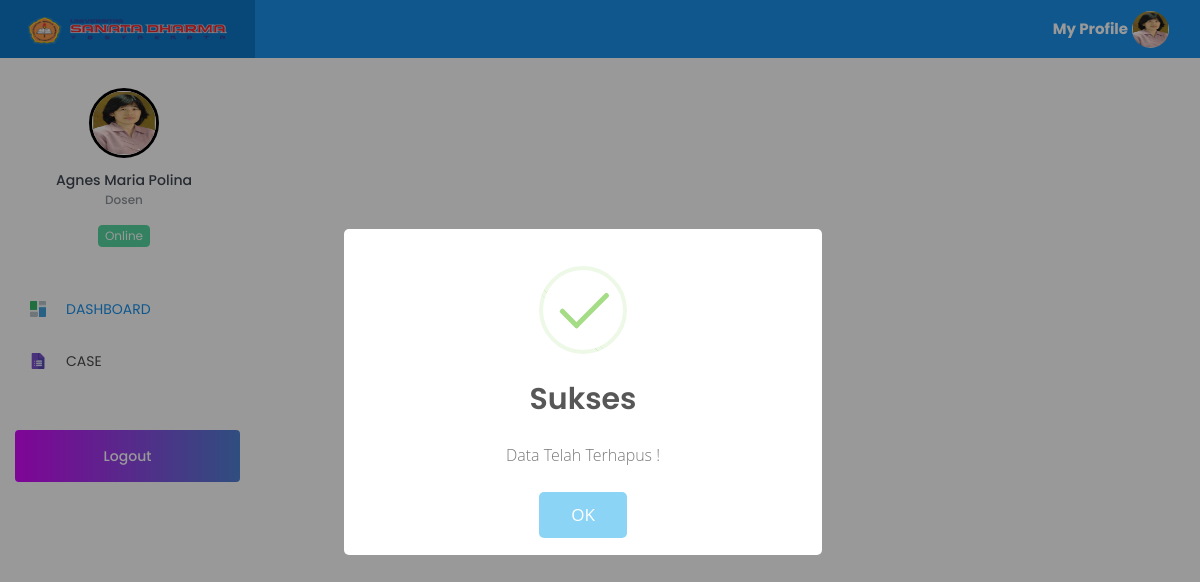
The app's page /learning/dosen/index.php?page=case&act=casedel&id=1 (signed in) with its own data.
### tables this page shows
CREATE TABLE `users` (
  `id` int(11) NOT NULL,
  `username` varchar(100) NOT NULL,
  `password` varchar(128) NOT NULL,
  `nik` varchar(11) NOT NULL,
  `nama` varchar(100) NOT NULL,
  `email` varchar(100) NOT NULL,
  `image` varchar(200) NOT NULL,
  `level` int(11) NOT NULL
);

### learning/dosen/index.php (the view, shortened to what this page needs)
<?php
include '../config/db.php';
if (@$_SESSION['Dosen']) {
?>
<?php
if (@$_SESSION['Dosen']) {
$sesi = @$_SESSION['Dosen'];
}
$sql = mysqli_query($con,"SELECT * FROM users WHERE id = '$sesi'") or die(mysqli_error($con));
$data = mysqli_fetch_array($sql);
?>
<!DOCTYPE html>
<html lang="en">
<head>
	<link rel="stylesheet" href="../vendor/node_modules/mdi/css/materialdesignicons.min.css">
	<link rel="stylesheet" href="../vendor/node_modules/simple-line-icons/css/simple-line-icons.css">
	<link rel="stylesheet" href="../vendor/node_modules/font-awesome/css/font-awesome.min.css" />
	<link rel="stylesheet" href="../vendor/css/style.css">
	<link href="../vendor/sweetalert/sweetalert.css" rel="stylesheet" />
	<link rel="stylesheet" type="text/css" href="../vendor/css/jquery.dataTables.css">
</head>
<body>
<div class="container-scroller">
    <nav class="navbar col-lg-12 col-12 p-0 fixed-top d-flex flex-row">
		<div class="text-center navbar-brand-wrapper d-flex align-items-top justify-content-center" style="background-color: #0c77c8;">
			<a class="navbar-brand brand-logo" href="index.php" style="font-family:Aegyptus;font-size: 30px;text-decoration: none;">
				<img src="../vendor/images/favicon.png" alt="logo" style="width: 200px;">
			</a>
		</div>
		<div class="navbar-menu-wrapper d-flex align-items-center" style="background-color: #1991eb;">
			<ul class="navbar-nav navbar-nav-right" style="border-top-left-radius:50px;color: black;border-bottom-left-radius:50px;color: #fff; ">
				<li class="nav-item d-none d-lg-block">
					<a class="nav-link" href="index.php?page=setting&act=user">
						<b>My Profile</b>
						<img class="img-xs rounded-circle" src="../vendor/images/img_Users/<?php if($data['image']){echo $data['image'];} else {echo 'usd.png';}?>" alt="">
					</a>
				</li>
			</ul>
		</div>
    </nav>
    <div class="container-fluid page-body-wrapper">
		<nav class="sidebar sidebar-offcanvas" id="sidebar">
			<ul class="nav">
				<li class="nav-item nav-profile">
					<div class="nav-link">
						<div class="profile-image"> <img src="../vendor/images/img_Users/<?php if($data['image']){echo $data['image'];} else {echo 'usd.png';}?>" alt="image" style="border:3px solid black;"/> <span class="online-status online"></span> </div>
						<div class="profile-name">
							<p class="name"><?=$data['nama']; ?></p>
							<p class="designation">Dosen</p>
							<div class="badge badge-teal mx-auto mt-3">Online</div>
						</div>
					</div>
				</li>
				<li class="nav-item">
					<a class="nav-link" href="index.php"><img class="menu-icon" src="../vendor/images/menu_icons/01.png" alt="menu icon"><span class="menu-title">DASHBOARD</span></a>
				</li>
				<li class="nav-item">
					<a class="nav-link" href="?page=case"><img class="menu-icon" src="../vendor/images/menu_icons/04.png" alt="menu icon"><span class="menu-title">CASE</span></a>
				</li>
				<li class="nav-item purchase-button">
					<a class="nav-link" href="logout.php">
					Logout</a>
				</li>
			</ul>
		</nav>
      <div class="main-panel">
      </div>
    </div>
</div>
</body>
</html>
<?php
} else{
	include 'modul/500.html';
}

### records on screen
users: image (picture), nama "Agnes Maria Polina"
